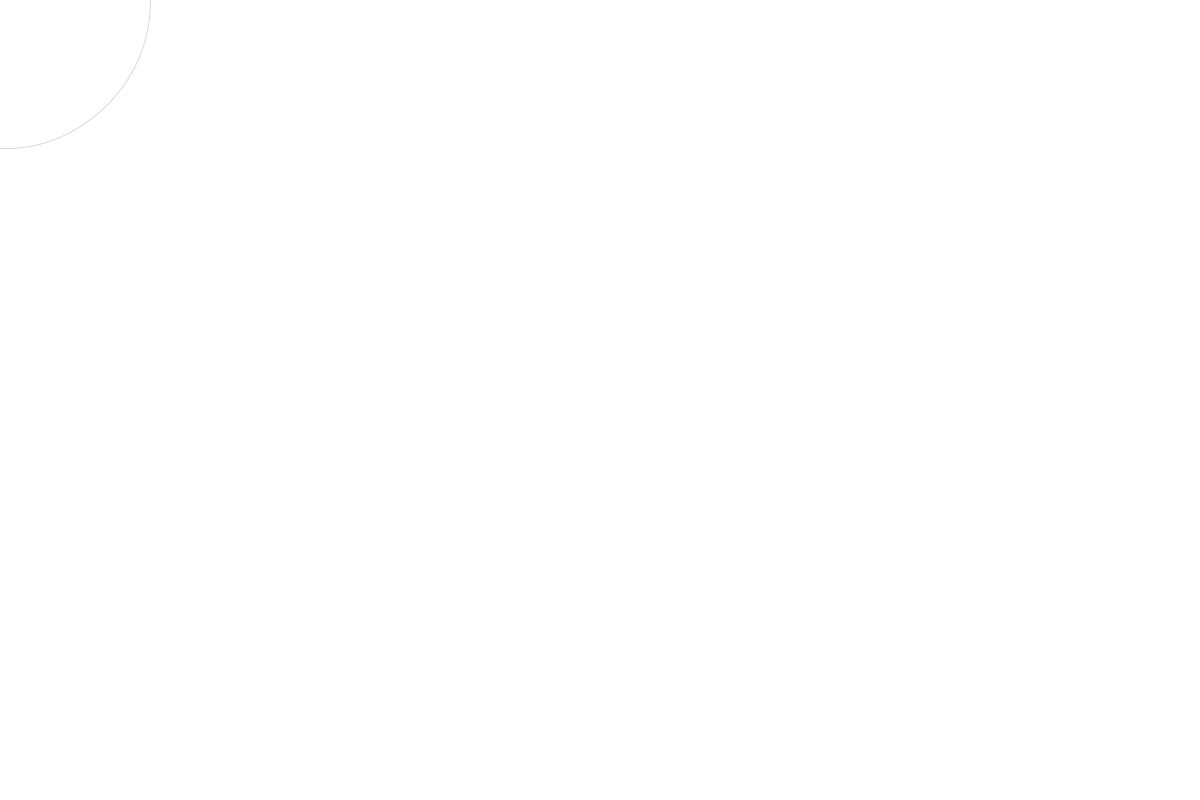
Frame 1 (no input)
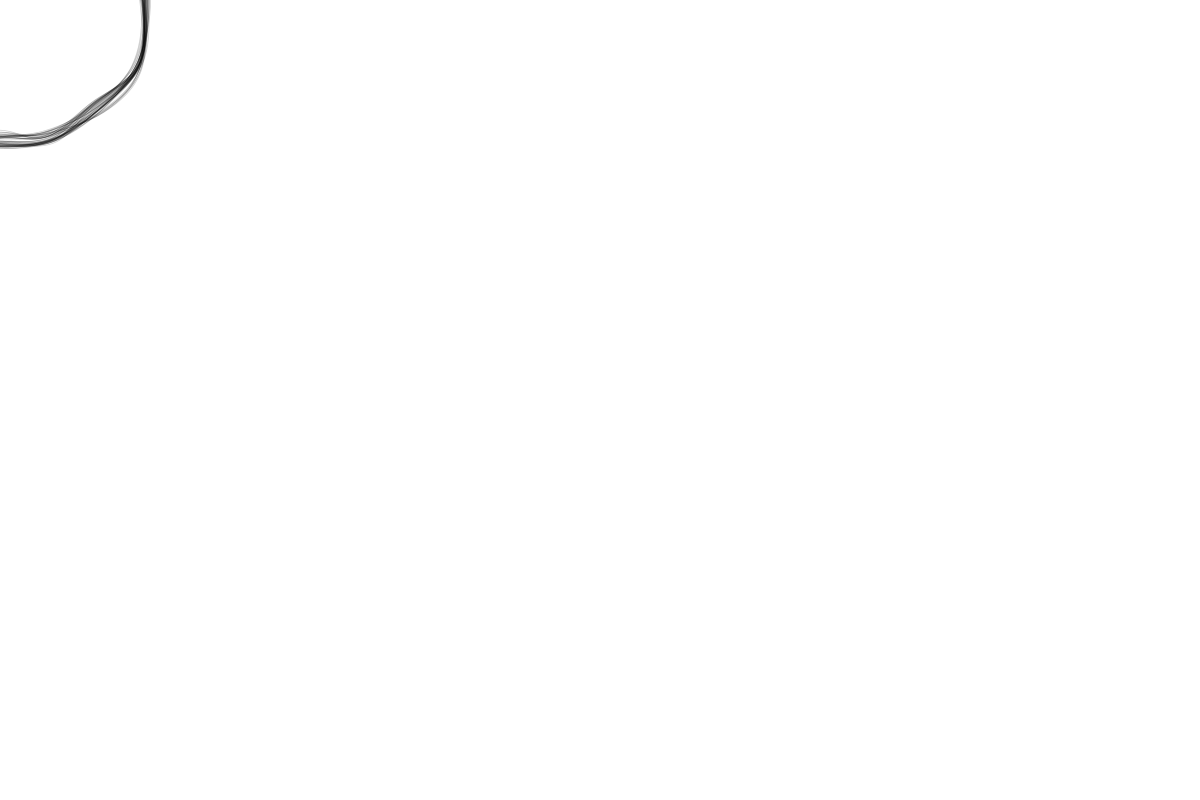
Frame 60 (the mouse pressed at the canvas centre just before this capture)
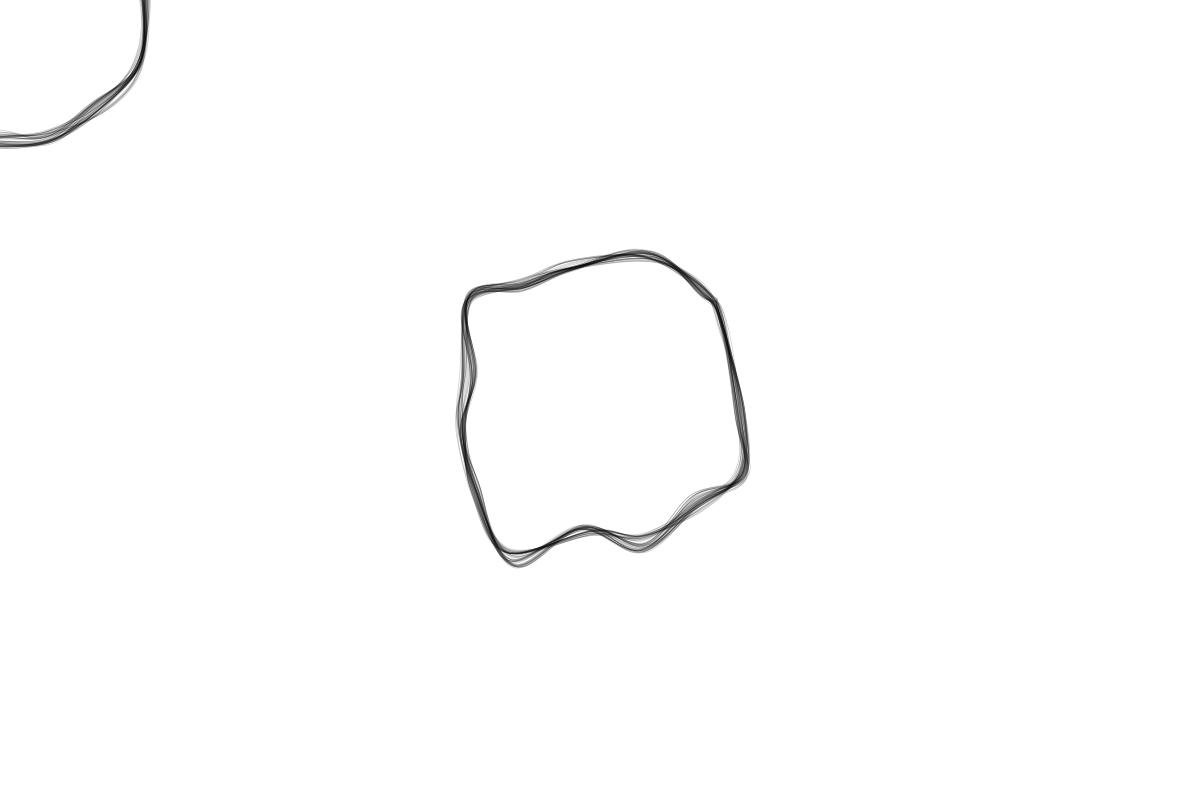
Frame 120 (the mouse held since frame 60 and released just before this capture)

The Processing sketch that drew these frames (run headless with seeded random() and noise(); from frame 60 on, the mouse is pressed at the canvas centre):

// Processing sketch: henze_ambushes_example
// ── henze_ambushes_example.pde
int circleResolution = 15;
float circleRadius = 150;
float displaceAmount = 2;
float[] x = new float[circleResolution];
float[] y = new float[circleResolution];

void setup(){
  
  size(1200, 800);
  smooth();

  float angle = radians(360/float(circleResolution));
  for (int i=0; i<circleResolution; i++){
    x[i] = cos(angle*i) * circleRadius;
    y[i] = sin(angle*i) * circleRadius;  
  }

  stroke(0, 50);
  background(255);
}

void draw()
{
  // calculate new points
  for (int i=0; i<circleResolution; i++){
    x[i] += random(-displaceAmount,displaceAmount);
    y[i] += random(-displaceAmount,displaceAmount);
  }

  strokeWeight(0.75);
  noFill();
  
  translate(mouseX, mouseY);

  beginShape();
  
  // we need a start vertex point
  curveVertex(x[circleResolution-1], y[circleResolution-1]);

  // then draw all the points
  for (int i=0; i<circleResolution; i++){
    curveVertex(x[i], y[i]);
  }
  
  // and two end points (the last is the control point)
  curveVertex(x[0], y[0]);
  curveVertex(x[1], y[1]);
  
  endShape();
}
